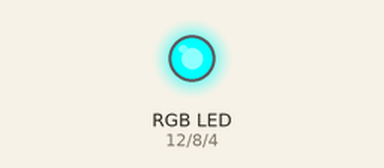
This sketch was run on a simulated Arduino Uno, built with avr-gcc and run on an emulated ATmega328P. On the bench: an RGB LED mixed from three pins (HIGH = lit).

Above: at 0.15 s.
At 0.75 s:
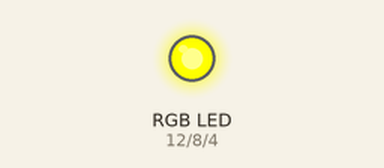
At 1.05 s:
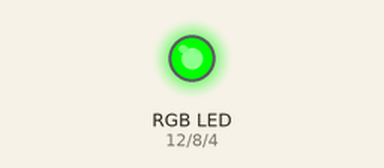
At 1.95 s:
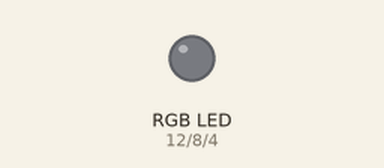
At 3.45 s:
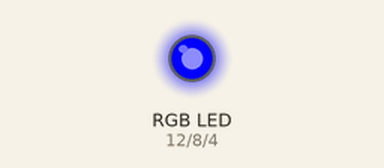
At 4.65 s:
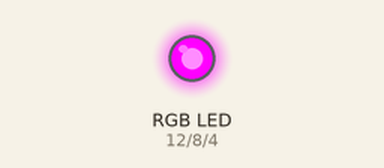
Timing chart, 0 to 5.0 s (numbered marks = the images above):
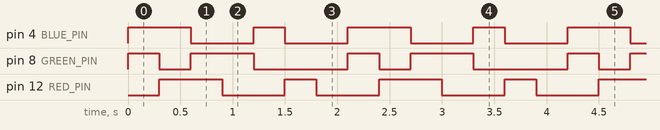

The sketch:

RGB_LED.ino
```cpp
const int RED_PIN = 12;    // ขา Red
const int GREEN_PIN = 8;  // ขา Green
const int BLUE_PIN = 4;   // ขา Blue

void setup() {
  // กำหนดพอร์ตให้เป็น OUTPUT
  pinMode(RED_PIN, OUTPUT);
  pinMode(GREEN_PIN, OUTPUT);
  pinMode(BLUE_PIN, OUTPUT);
}

void loop() {
  // put your main code here, to run repeatedly:
  digitalWrite(RED_PIN, LOW);
  digitalWrite(GREEN_PIN, HIGH);
  digitalWrite(BLUE_PIN, HIGH);
  delay(300);
  digitalWrite(RED_PIN, HIGH);
  digitalWrite(GREEN_PIN, LOW);
  digitalWrite(BLUE_PIN, HIGH);
  delay(300);
  digitalWrite(RED_PIN, HIGH);
  digitalWrite(GREEN_PIN, HIGH);
  digitalWrite(BLUE_PIN, LOW);
  delay(300);
  digitalWrite(RED_PIN, LOW);
  digitalWrite(GREEN_PIN, HIGH);
  digitalWrite(BLUE_PIN, LOW);
  delay(300);
  digitalWrite(RED_PIN, LOW);
  digitalWrite(GREEN_PIN, LOW);
  digitalWrite(BLUE_PIN, HIGH);
  delay(300);
  digitalWrite(RED_PIN, HIGH);
  digitalWrite(GREEN_PIN, LOW);
  digitalWrite(BLUE_PIN, LOW);
  delay(300);
  digitalWrite(RED_PIN, LOW);
  digitalWrite(GREEN_PIN, LOW);
  digitalWrite(BLUE_PIN, LOW);
  delay(300);
}
```

Measured:
- by itself, pin 4 (BLUE_PIN), pin 12 (RED_PIN): repeats every 2.1 s: LOW 0.60 s, HIGH 0.30 s, LOW 0.60 s, HIGH 0.60 s
- by itself, pin 8 (GREEN_PIN): repeats every 2.1 s: LOW 0.30 s, HIGH 0.60 s, LOW 0.90 s, HIGH 0.30 s
- by itself, everything shown: repeats every 2.1 s, in 7 steps
